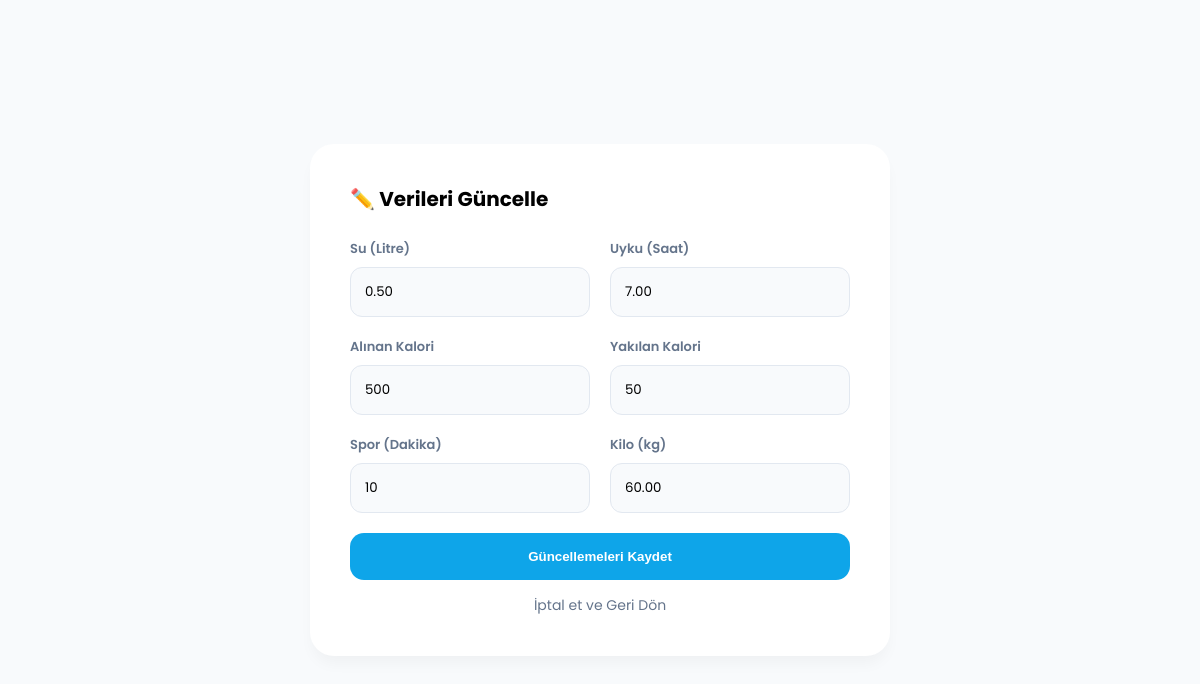
The page /guncelle.php (signed in) on the database its author committed.
### tables this page shows
CREATE TABLE `aktivite_kayitlari` (
  `id` int(11) NOT NULL,
  `user_id` int(11) DEFAULT NULL,
  `alinan_kalori` int(11) DEFAULT NULL,
  `yakilan_kalori` int(11) DEFAULT NULL,
  `su_miktari` decimal(4,2) DEFAULT NULL,
  `uyku_suresi` decimal(4,2) DEFAULT NULL,
  `guncel_kilo` decimal(5,2) DEFAULT NULL,
  `spor_suresi` int(11) DEFAULT NULL,
  `kayit_tarihi` date DEFAULT NULL,
  `yemek_detay` text DEFAULT NULL
);

### guncelle.php (the view, shortened to what this page needs)
<?php
include 'baglan.php';
$user_id = $_SESSION['user_id'];
$tarih = date('Y-m-d');
$k = $conn->prepare("SELECT * FROM aktivite_kayitlari WHERE user_id = ? AND kayit_tarihi = ?");
$k->execute([$user_id, $tarih]);
$veri = $k->fetch();
?>
<!DOCTYPE html>
<html lang="tr">
<head>
</head>
<body>
<div class="card">
    <h3>✏️ Verileri Güncelle</h3>
    <form action="islem_v2.php?is=guncelle" method="POST">
        <div class="form-grid">
            <div class="input-group">
                <label>Su (Litre)</label>
                <input type="number" step="0.1" name="su_miktari" value="<?=$veri['su_miktari']?>">
            </div>
            <div class="input-group">
                <label>Uyku (Saat)</label>
                <input type="number" step="0.1" name="uyku_suresi" value="<?=$veri['uyku_suresi']?>">
            </div>
            <div class="input-group">
                <label>Alınan Kalori</label>
                <input type="number" name="alinan_kalori" value="<?=$veri['alinan_kalori']?>">
            </div>
            <div class="input-group">
                <label>Yakılan Kalori</label>
                <input type="number" name="yakilan_kalori" value="<?=$veri['yakilan_kalori']?>">
            </div>
            <div class="input-group">
                <label>Spor (Dakika)</label>
                <input type="number" name="spor_suresi" value="<?=$veri['spor_suresi']?>">
            </div>
            <div class="input-group">
                <label>Kilo (kg)</label>
                <input type="number" step="0.1" name="guncel_kilo" value="<?=$veri['guncel_kilo']?>">
            </div>
        </div>
        <button type="submit" class="btn-submit">Güncellemeleri Kaydet</button>
        <a href="panel.php" class="btn-cancel">İptal et ve Geri Dön</a>
    </form>
</div>
</body>
</html>

### guncelle.php (style rules this page uses)
:root { --blue: #0ea5e9; --bg: #f8fafc; }
body { font-family: 'Poppins', sans-serif; background: var(--bg); display: flex; justify-content: center; align-items: center; min-height: 100vh; margin: 0; }
.card { background: white; padding: 40px; border-radius: 24px; box-shadow: 0 10px 15px -3px rgba(0,0,0,0.04); width: 100%; max-width: 500px; }
h3 { margin-top: 0; margin-bottom: 25px; font-size: 20px; }
.form-grid { display: grid; grid-template-columns: 1fr 1fr; gap: 20px; margin-bottom: 20px; }
.input-group { display: flex; flex-direction: column; gap: 8px; }
label { font-size: 13px; font-weight: 600; color: #64748b; }
input { padding: 14px; border: 1px solid #e2e8f0; border-radius: 12px; background: #f8fafc; font-family: inherit; width: 100%; box-sizing: border-box; }
.btn-submit { width: 100%; padding: 16px; background: var(--blue); color: white; border: none; border-radius: 14px; font-weight: 600; cursor: pointer; }
.btn-cancel { display: block; text-align: center; margin-top: 15px; color: #64748b; text-decoration: none; font-size: 14px; }

### rows shown on the page
aktivite_kayitlari: su_miktari "0.50", uyku_suresi "7.00", alinan_kalori "500", yakilan_kalori "50", spor_suresi "10", guncel_kilo "60.00"
